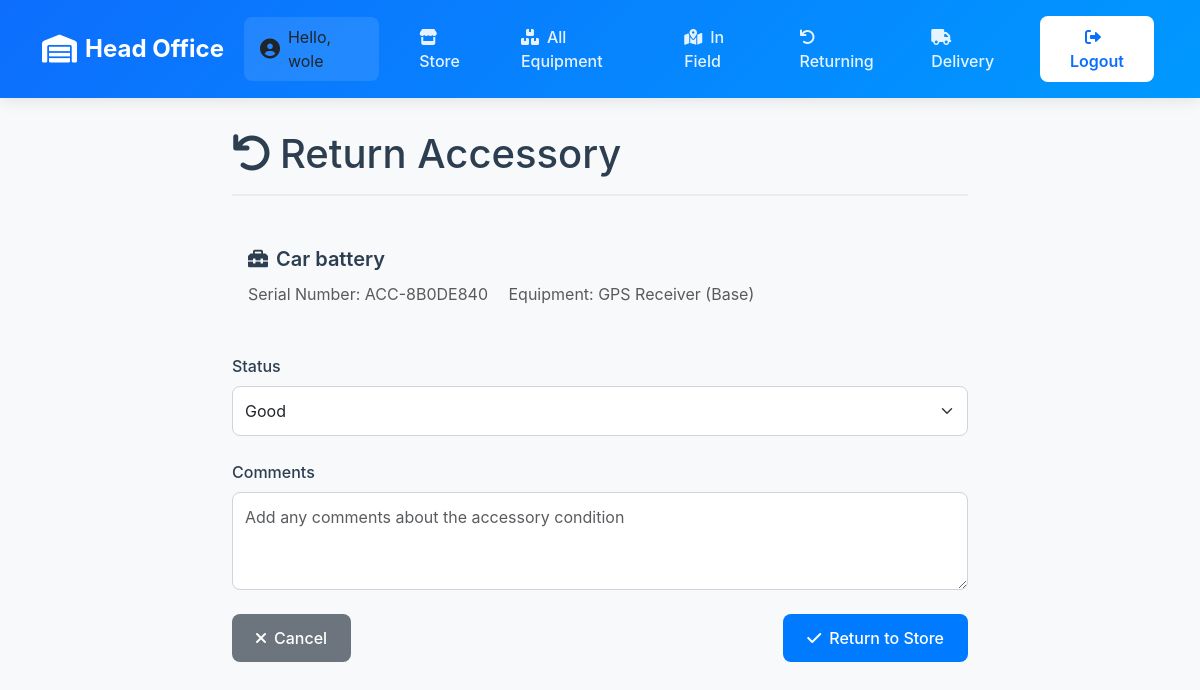
The app's page /inventory/return-accessory/6/ (signed in) with its own data.
### inventory/models.py (models this page shows, shortened)
class Accessory(models.Model):
    ACCESSORY_TYPES = (
        ("tracking_rod", "Tracking Rod"),
        ("tripod", "Tripod"),
        ("external_radio", "External Radio"),
        ("car_battery", "Car battery"),
        ("base_pole", "Base pole"),
        ("tribrach", "Tribrach"),
        ("reflector", "Reflector"),
        ("levelling_staff", "Levelling staff"),
        ("GNSS Battery", "GNSS Battery"),
        ("Pole", "Pole"),
        ("Mini Prism", "Mini Prism"),
        ("Sheet", "Sheet"),
        ("Total Station prism", "Total Station Prism"),
        ("Radio", "Radio"),
        ("gps_extension_bar", "GPS Extension Bar"),
        ("bar_port", "Bar Port"),
        ("powerbank", "Powerbank"),
        ("external_radio_antenna", "External Radio Antenna"),
        ("Data Logger", "Data Logger"),
    )
    STATUS_CHOICES = [
        ('Good', 'Good'),
        ('Needs Repair', 'Needs Repair'),
        ('Bad', 'Bad'),
    ]
    RETURN_STATUS_CHOICES = [
        ('In Use', 'In Use'),
        ('Returning', 'Returning'),
        ('Delivering', 'Delivering'),
        ('With Chief Surveyor', 'With Chief Surveyor'),
        ('In Store', 'In Store'),
        ('Returned', 'Returned'),
    ]
    name = models.CharField(max_length=100, help_text="Accessory name from CSV")
    manufacturer = models.CharField(max_length=100, null=True, blank=True, help_text="Manufacturer from CSV")
    serial_number = models.CharField(max_length=50, default=generate_serial_number, unique=True, help_text="Unique serial number for the accessory")
    equipment = models.ForeignKey(EquipmentsInSurvey, on_delete=models.CASCADE, related_name='accessories', null=True, blank=True)
    chief_surveyor = models.ForeignKey(User, on_delete=models.CASCADE, null=True, blank=True)
    surveyor_responsible = models.CharField(max_length=100, null=True, blank=True)
    condition = models.CharField(max_length=50, help_text="Physical condition from CSV", default='Good', null=True, blank=True)
    status = models.CharField(max_length=20, choices=STATUS_CHOICES, default='Good', null=True, blank=True)
    return_status = models.CharField(max_length=20, choices=RETURN_STATUS_CHOICES, default='In Store', null=True, blank=True)
    comment = models.TextField(null=True, blank=True)
    date_assigned = models.DateTimeField(null=True, blank=True, help_text="Date when accessory was assigned to user")
    date_returned = models.DateTimeField(null=True, blank=True)
    assigned_by = models.ForeignKey(User, on_delete=models.SET_NULL, null=True, blank=True, related_name='assigned_accessories')
    returned_by = models.ForeignKey(User, on_delete=models.SET_NULL, null=True, blank=True, related_name='returned_accessories')
    delivery_status = models.CharField(max_length=10, choices=[('Delivered', 'Delivered'), ('Delivering', 'Delivering'), ('Cancelled', 'Cancelled'), ('gap', 'gap')], null=True, blank=True,default="gap")

class EquipmentsInSurvey(models.Model):
    EQUIPMENT_CHOICES = [
        ('GPS Receiver (Base)', 'GPS Receiver (Base)'),
        ('GPS Receiver (Rover)', 'GPS Receiver (Rover)'),
        ('Data logger', 'Data logger'),
        ('External Radio', "External Radio"),
        ('Total Station', "Total Station"),
        ('Levelling Instrument', 'Levelling Instrument'),
        ('Eco Sounder', 'Eco Sounder'),
    ]
    owner_choice = [
        ('Hi-Tech', "Hi-Tech"),
        ("Sub-Contractor", "Sub-Contractor")
    ]
    name = models.CharField(max_length=100, help_text="Equipment Name", choices=EQUIPMENT_CHOICES)
    date_of_receiving_from_supplier = models.DateField(default=timezone.now, help_text="Date when equipment was received from supplier")
    supplier = models.CharField(max_length=100, help_text="Manufacturer/Model from CSV")
    owner = models.CharField(max_length=20, choices=owner_choice)
    serial_number = models.CharField(max_length=100, help_text="Equipment Serial Number")
    condition = models.CharField(max_length=50, help_text="Equipment condition from CSV", default="Good")
    CONDITION_AFTER_USE_CHOICES = [
        ("Good", "Good"),
        ("Need Repair", "Need Repair")
    ]
    chief_surveyor = models.ForeignKey(User, on_delete=models.CASCADE, null=True, blank=True)
    surveyor_responsible = models.CharField(max_length=100, null=False, blank=True, help_text="Name of the surveyor responsible for the equipment",  default="gap")
    quantity = models.PositiveBigIntegerField(default=1, help_text="Number of Quantity")
    project = models.CharField(max_length=20, choices=[('Coastal Road', 'Coastal Road'), ('Sokoto', 'Sokoto'), ('gap', 'gap')], blank=True, null=True, help_text="Project Name", default="gap")
    section = models.CharField(max_length=100, null=True, blank=True)
    date_receiving_from_department = models.DateField(default=timezone.now, help_text="Date when the equipment was received from the department")
    status = models.CharField(choices=[('In Store', 'In Store'), ('In Field', 'In Field'), ('With Chief Surveyor', 'With Chief Surveyor'), ('Returning', 'Returning'), ('Delivering', 'Delivering')], max_length=100, default='In Store', blank=True, null=True, help_text="Current status of the equipment")
    delivery_status = models.CharField(max_length=10, choices=[('Delivered', 'Delivered'), ('Delivering', 'Delivering'), ('Cancelled', 'Cancelled')], null=True, blank=True)
    return_comment = models.TextField(null=True, blank=True, help_text="Comment when equipment is returned", default="gap")
    return_date = models.DateTimeField(null=True, blank=True, help_text="Date when equipment was returned")

### inventory/views.py (the view, shortened to what this page needs)
# urls.py: path('return-accessory/<int:id>/', views.return_accessory, name='return_accessory'),
@login_required
def return_accessory(request, id):
    accessory = get_object_or_404(Accessory, id=id)
    return render(request, 'inventory/return_accessory.html', {
        'accessory': accessory,
        'equipment': accessory.equipment
    })

### inventory/context_processors.py (called while the page is built)
def is_admin(request):
    return {'is_admin': request.user.is_authenticated and request.user.is_superuser}

### inventory/templates/inventory/return_accessory.html (shortened to what this page needs)
{% extends 'base/base_dashboard.html' %}
{% load static %}
{% block content %}
<div class="container">
    <div class="form-container">
        <h1 class="page-title">
            <i class="fas fa-undo me-2"></i>Return Accessory
        </h1>
        <div class="equipment-info">
            <div class="equipment-name">
                <i class="fas fa-toolbox me-2"></i>{{ accessory.name }}
            </div>
            <div class="equipment-details">
                <span class="text-muted">Serial Number: {{ accessory.serial_number }}</span>
                <span class="text-muted ms-3">Equipment: {{ accessory.equipment.name }}</span>
            </div>
        </div>
        <form method="post" enctype="multipart/form-data">
            <div class="form-group">
                <label class="form-label">Status</label>
                <select name="status" class="form-select">
                    {% for value, label in accessory.STATUS_CHOICES %}
                        <option value="{{ value }}" {% if value == accessory.status %}selected{% endif %}>
                            {{ label }}
                        </option>
                    {% endfor %}
                </select>
            </div>
            <div class="form-group">
                <label class="form-label">Comments</label>
                <textarea name="comment" class="form-control" rows="3"
                        placeholder="Add any comments about the accessory condition">{{ accessory.comment }}</textarea>
            </div>
            <div class="d-flex justify-content-between mt-4">
                <a href="#" class="btn btn-secondary">
                    <i class="fas fa-times me-2"></i>Cancel
                </a>
                <button type="submit" class="btn btn-primary">
                    <i class="fas fa-check me-2"></i>Return to Store
                </button>
            </div>
        </form>
    </div>
</div>
{% endblock %}

### templates/base/base_dashboard.html (shortened to what this page needs)
<!DOCTYPE html>
<html lang="en">
<head>
    {% load static %}
    <link href="https://cdn.jsdelivr.net/npm/bootstrap@5.3.0-alpha1/dist/css/bootstrap.min.css" rel="stylesheet">
    <link href="https://cdnjs.cloudflare.com/ajax/libs/font-awesome/6.0.0/css/all.min.css" rel="stylesheet">
</head>
<body>
<nav class="navbar navbar-expand-lg navbar-dark sticky-top">
    <div class="container">
        <a class="navbar-brand" href="{% if is_admin %}{% url 'store' %}{% else %}#{% endif %}">
            <i class="fas fa-warehouse"></i>
            {% if is_admin %}Head Office{% else %}Store{% endif %}
        </a>
        <div class="collapse navbar-collapse" id="navbarNav">
            <ul class="navbar-nav ms-auto align-items-center">
                {% if user.is_authenticated or is_admin %}
                    <li class="nav-item">
                        <div class="user-welcome">
                            <i class="fas fa-user-circle"></i>
                            <span>Hello, {{ user.username }}</span>
                        </div>
                    </li>
                    {% if is_admin %}
                        <li class="nav-item">
                            <a class="nav-link {% if request.resolver_match.url_name == 'store' %}active{% endif %}"
                               href="{% url 'store' %}">
                                <i class="fas fa-store me-2"></i>Store
                            </a>
                        </li>
                        <li class="nav-item">
                            <a class="nav-link {% if request.resolver_match.url_name == 'store_all' %}active{% endif %}"
                               href="{% url 'store_all' %}">
                                <i class="fas fa-boxes me-2"></i>All Equipment
                            </a>
                        </li>
                        <li class="nav-item">
                            <a class="nav-link {% if request.resolver_match.url_name == 'store_field' %}active{% endif %}"
                               href="{% url 'store_field' %}">
                                <i class="fas fa-map-marked-alt me-2"></i>In Field
                            </a>
                        </li>
                        <li class="nav-item">
                            <a class="nav-link {% if request.resolver_match.url_name == 'store_returning' %}active{% endif %}"
                               href="{% url 'store_returning' %}">
                                <i class="fas fa-undo me-2"></i>Returning
                            </a>
                        </li>
                        <li class="nav-item">
                            <a class="nav-link {% if request.resolver_match.url_name == 'delivery' %}active{% endif %}"
                               href="{% url 'delivery' %}">
                                <i class="fas fa-truck me-2"></i>Delivery
                            </a>
                        </li>
                    {% endif %}
                    <li class="nav-item">
                        <form method="POST" action="{% url 'logout' %}">
                            <button type="submit" class="btn nav-btn">
                                <i class="fas fa-sign-out-alt me-2"></i>Logout
                            </button>
                        </form>
                    </li>
                {% else %}
                    <li class="nav-item">
                        <a class="nav-link nav-btn" href="{% url 'login' %}">
                            <i class="fas fa-sign-in-alt me-2"></i>Login
                        </a>
                    </li>
                {% endif %}
            </ul>
        </div>
    </div>
</nav>
<div class="container">
    {% block content %}
    {% endblock %}
</div>
</body>
</html>

### templates/base/base_dashboard.html (style rules this page uses)
.navbar { padding: 1rem 0; background: linear-gradient(135deg, #0d6efd 0%, #0099ff 100%) !important; box-shadow: 0 2px 15px rgba(0, 0, 0, 0.1); }
.navbar-brand { font-size: 1.5rem; font-weight: 700; color: white !important; display: flex; align-items: center; gap: 0.5rem; }
.navbar-brand i { font-size: 1.75rem; }
.nav-item { margin: 0 0.25rem; }
.nav-link { color: rgba(255, 255, 255, 0.9) !important; font-weight: 500; padding: 0.5rem 1rem !important; border-radius: 0.5rem; transition: all 0.3s ease; }
.user-welcome { display: flex; align-items: center; gap: 0.5rem; padding: 0.5rem 1rem; background: rgba(255, 255, 255, 0.1); border-radius: 0.5rem; margin-right: 1rem; }
.user-welcome i { font-size: 1.25rem; }
.nav-btn { color: #0d6efd !important; background: white; border-radius: 0.5rem; padding: 0.5rem 1.25rem !important; font-weight: 600; transition: all 0.3s ease; }
body { font-family: 'Inter', Arial, sans-serif; margin: 0; padding: 0; background-color: #f8f9fa; }

### inventory/templates/inventory/return_accessory.html (style rules this page uses)
.form-container { max-width: 800px; margin: 0 auto; padding: 2rem; }
.form-group { margin-bottom: 1.5rem; }
.form-label { font-weight: 500; color: #2c3e50; }
.form-control, .form-select { border-radius: 8px; border: 1px solid #ced4da; padding: 0.75rem; }
.btn-primary { background-color: #007bff; border: none; padding: 0.75rem 1.5rem; border-radius: 8px; font-weight: 500; }
.btn-secondary { background-color: #6c757d; border: none; padding: 0.75rem 1.5rem; border-radius: 8px; font-weight: 500; }
.page-title { color: #2c3e50; margin-bottom: 2rem; padding-bottom: 1rem; border-bottom: 2px solid #e9ecef; }
.equipment-info { background-color: #f8f9fa; border-radius: 8px; padding: 1rem; margin-bottom: 2rem; }
.equipment-name { font-size: 1.25rem; font-weight: 600; color: #2c3e50; margin-bottom: 0.5rem; }

### records on screen
Accessory: name "Car battery", serial_number "ACC-8B0DE840", equipment.name "GPS Receiver (Base)", status "Good"

### other values on screen
{{ user.username }} "wole"
